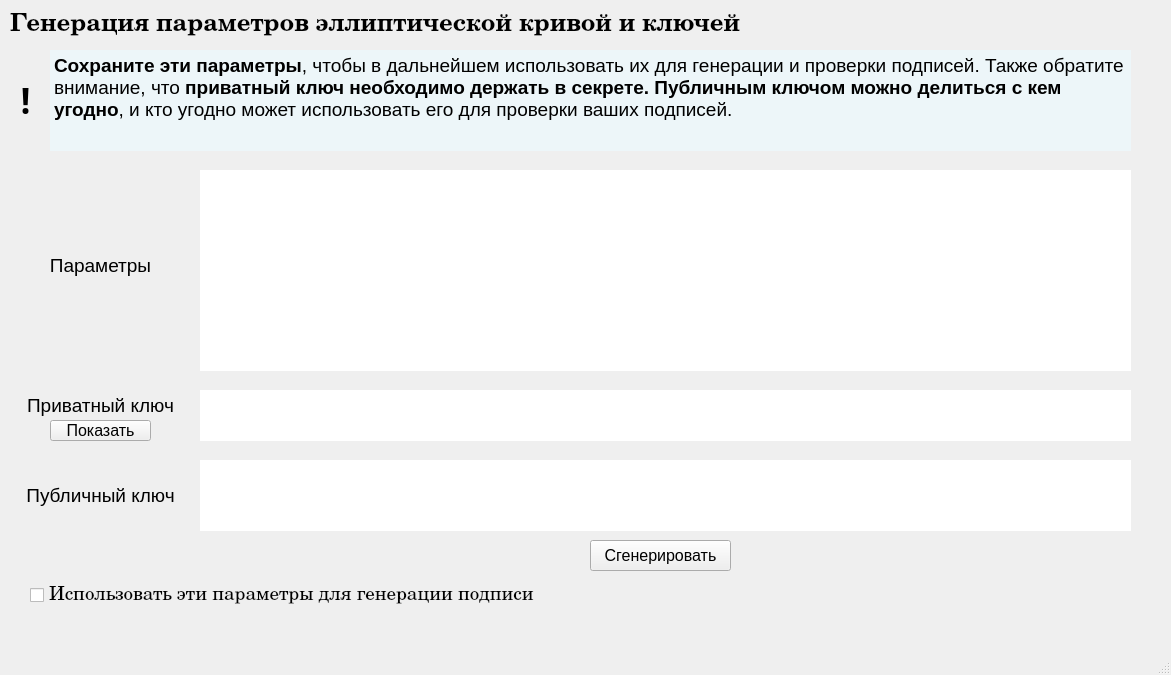
<?xml version="1.0" encoding="UTF-8"?>
<ui version="4.0">
 <class>MainWindow</class>
 <widget class="QMainWindow" name="MainWindow">
  <property name="geometry">
   <rect>
    <x>0</x>
    <y>0</y>
    <width>1171</width>
    <height>675</height>
   </rect>
  </property>
  <property name="windowTitle">
   <string>MainWindow</string>
  </property>
  <widget class="QWidget" name="centralwidget">
   <widget class="QLabel" name="label">
    <property name="geometry">
     <rect>
      <x>10</x>
      <y>10</y>
      <width>931</width>
      <height>31</height>
     </rect>
    </property>
    <property name="font">
     <font>
      <family>Century</family>
      <pointsize>18</pointsize>
      <weight>75</weight>
      <bold>true</bold>
     </font>
    </property>
    <property name="frameShape">
     <enum>QFrame::NoFrame</enum>
    </property>
    <property name="text">
     <string>Генерация параметров эллиптической кривой и ключей</string>
    </property>
    <property name="textFormat">
     <enum>Qt::AutoText</enum>
    </property>
    <property name="alignment">
     <set>Qt::AlignLeading|Qt::AlignLeft|Qt::AlignVCenter</set>
    </property>
    <property name="openExternalLinks">
     <bool>false</bool>
    </property>
   </widget>
   <widget class="QTextEdit" name="Parameters">
    <property name="geometry">
     <rect>
      <x>200</x>
      <y>170</y>
      <width>931</width>
      <height>201</height>
     </rect>
    </property>
    <property name="font">
     <font>
      <pointsize>11</pointsize>
     </font>
    </property>
    <property name="frameShape">
     <enum>QFrame::NoFrame</enum>
    </property>
    <property name="readOnly">
     <bool>true</bool>
    </property>
    <property name="html">
     <string>&lt;!DOCTYPE HTML PUBLIC &quot;-//W3C//DTD HTML 4.0//EN&quot; &quot;http://www.w3.org/TR/REC-html40/strict.dtd&quot;&gt;
&lt;html&gt;&lt;head&gt;&lt;meta name=&quot;qrichtext&quot; content=&quot;1&quot; /&gt;&lt;style type=&quot;text/css&quot;&gt;
p, li { white-space: pre-wrap; }
&lt;/style&gt;&lt;/head&gt;&lt;body style=&quot; font-family:'MS Shell Dlg 2'; font-size:11pt; font-weight:400; font-style:normal;&quot;&gt;
&lt;p style=&quot;-qt-paragraph-type:empty; margin-top:0px; margin-bottom:0px; margin-left:0px; margin-right:0px; -qt-block-indent:0; text-indent:0px; font-family:'Century'; font-size:10pt;&quot;&gt;&lt;br /&gt;&lt;/p&gt;&lt;/body&gt;&lt;/html&gt;</string>
    </property>
   </widget>
   <widget class="QLabel" name="label_5">
    <property name="geometry">
     <rect>
      <x>0</x>
      <y>250</y>
      <width>201</width>
      <height>31</height>
     </rect>
    </property>
    <property name="font">
     <font>
      <pointsize>14</pointsize>
     </font>
    </property>
    <property name="text">
     <string>Параметры</string>
    </property>
    <property name="alignment">
     <set>Qt::AlignCenter</set>
    </property>
   </widget>
   <widget class="QPushButton" name="GenParams">
    <property name="geometry">
     <rect>
      <x>590</x>
      <y>540</y>
      <width>141</width>
      <height>31</height>
     </rect>
    </property>
    <property name="font">
     <font>
      <pointsize>12</pointsize>
      <italic>false</italic>
      <underline>false</underline>
      <strikeout>false</strikeout>
     </font>
    </property>
    <property name="text">
     <string>Сгенерировать</string>
    </property>
   </widget>
   <widget class="QLabel" name="label_2">
    <property name="geometry">
     <rect>
      <x>0</x>
      <y>50</y>
      <width>51</width>
      <height>101</height>
     </rect>
    </property>
    <property name="font">
     <font>
      <family>Arial Black</family>
      <pointsize>26</pointsize>
      <weight>75</weight>
      <bold>true</bold>
     </font>
    </property>
    <property name="text">
     <string>!</string>
    </property>
    <property name="alignment">
     <set>Qt::AlignCenter</set>
    </property>
   </widget>
   <widget class="QTextEdit" name="textEdit">
    <property name="geometry">
     <rect>
      <x>50</x>
      <y>50</y>
      <width>1081</width>
      <height>101</height>
     </rect>
    </property>
    <property name="font">
     <font>
      <pointsize>8</pointsize>
     </font>
    </property>
    <property name="layoutDirection">
     <enum>Qt::LeftToRight</enum>
    </property>
    <property name="styleSheet">
     <string notr="true">background-color: rgb(202, 240, 248);
background-color: rgb(237, 246, 249);</string>
    </property>
    <property name="frameShape">
     <enum>QFrame::NoFrame</enum>
    </property>
    <property name="verticalScrollBarPolicy">
     <enum>Qt::ScrollBarAlwaysOff</enum>
    </property>
    <property name="autoFormatting">
     <set>QTextEdit::AutoNone</set>
    </property>
    <property name="documentTitle">
     <string/>
    </property>
    <property name="readOnly">
     <bool>true</bool>
    </property>
    <property name="html">
     <string>&lt;!DOCTYPE HTML PUBLIC &quot;-//W3C//DTD HTML 4.0//EN&quot; &quot;http://www.w3.org/TR/REC-html40/strict.dtd&quot;&gt;
&lt;html&gt;&lt;head&gt;&lt;meta name=&quot;qrichtext&quot; content=&quot;1&quot; /&gt;&lt;style type=&quot;text/css&quot;&gt;
p, li { white-space: pre-wrap; }
&lt;/style&gt;&lt;/head&gt;&lt;body style=&quot; font-family:'MS Shell Dlg 2'; font-size:8pt; font-weight:400; font-style:normal;&quot;&gt;
&lt;p style=&quot; margin-top:0px; margin-bottom:0px; margin-left:0px; margin-right:0px; -qt-block-indent:0; text-indent:0px;&quot;&gt;&lt;span style=&quot; font-family:'Inter'; font-size:14pt; font-weight:600; color:#000000;&quot;&gt;Сохраните эти параметры&lt;/span&gt;&lt;span style=&quot; font-family:'Inter'; font-size:14pt; color:#000000;&quot;&gt;, чтобы в дальнейшем использовать их для генерации и проверки подписей. Также обратите внимание, что &lt;/span&gt;&lt;span style=&quot; font-family:'Inter'; font-size:14pt; font-weight:600; color:#000000;&quot;&gt;приватный ключ необходимо держать в секрете. Публичным ключом можно делиться с кем угодно&lt;/span&gt;&lt;span style=&quot; font-family:'Inter'; font-size:14pt; color:#000000;&quot;&gt;, и кто угодно может использовать его для проверки ваших подписей.&lt;/span&gt;&lt;/p&gt;&lt;/body&gt;&lt;/html&gt;</string>
    </property>
    <property name="overwriteMode">
     <bool>false</bool>
    </property>
   </widget>
   <widget class="QLineEdit" name="PrivateKeyLine">
    <property name="geometry">
     <rect>
      <x>200</x>
      <y>390</y>
      <width>931</width>
      <height>51</height>
     </rect>
    </property>
    <property name="font">
     <font>
      <pointsize>11</pointsize>
     </font>
    </property>
    <property name="cursor">
     <cursorShape>ArrowCursor</cursorShape>
    </property>
    <property name="accessibleDescription">
     <string/>
    </property>
    <property name="inputMask">
     <string/>
    </property>
    <property name="text">
     <string/>
    </property>
    <property name="frame">
     <bool>false</bool>
    </property>
    <property name="echoMode">
     <enum>QLineEdit::PasswordEchoOnEdit</enum>
    </property>
    <property name="readOnly">
     <bool>true</bool>
    </property>
   </widget>
   <widget class="QLabel" name="label_3">
    <property name="geometry">
     <rect>
      <x>0</x>
      <y>390</y>
      <width>201</width>
      <height>31</height>
     </rect>
    </property>
    <property name="font">
     <font>
      <pointsize>14</pointsize>
     </font>
    </property>
    <property name="text">
     <string>Приватный ключ</string>
    </property>
    <property name="alignment">
     <set>Qt::AlignCenter</set>
    </property>
   </widget>
   <widget class="QPushButton" name="ShowPrivateKey">
    <property name="geometry">
     <rect>
      <x>50</x>
      <y>420</y>
      <width>101</width>
      <height>21</height>
     </rect>
    </property>
    <property name="font">
     <font>
      <pointsize>12</pointsize>
     </font>
    </property>
    <property name="text">
     <string>Показать</string>
    </property>
   </widget>
   <widget class="QTextEdit" name="PublicKeyLine">
    <property name="geometry">
     <rect>
      <x>200</x>
      <y>460</y>
      <width>931</width>
      <height>71</height>
     </rect>
    </property>
    <property name="font">
     <font>
      <pointsize>11</pointsize>
     </font>
    </property>
    <property name="frameShape">
     <enum>QFrame::NoFrame</enum>
    </property>
    <property name="readOnly">
     <bool>true</bool>
    </property>
   </widget>
   <widget class="QLabel" name="label_4">
    <property name="geometry">
     <rect>
      <x>0</x>
      <y>480</y>
      <width>201</width>
      <height>31</height>
     </rect>
    </property>
    <property name="font">
     <font>
      <pointsize>14</pointsize>
     </font>
    </property>
    <property name="text">
     <string>Публичный ключ</string>
    </property>
    <property name="alignment">
     <set>Qt::AlignCenter</set>
    </property>
   </widget>
   <widget class="QCheckBox" name="UseGenParams">
    <property name="geometry">
     <rect>
      <x>30</x>
      <y>570</y>
      <width>851</width>
      <height>51</height>
     </rect>
    </property>
    <property name="font">
     <font>
      <family>Century</family>
      <pointsize>14</pointsize>
     </font>
    </property>
    <property name="text">
     <string>Использовать эти параметры для генерации подписи</string>
    </property>
   </widget>
  </widget>
  <widget class="QMenuBar" name="menubar">
   <property name="geometry">
    <rect>
     <x>0</x>
     <y>0</y>
     <width>1171</width>
     <height>18</height>
    </rect>
   </property>
  </widget>
  <widget class="QStatusBar" name="statusbar"/>
 </widget>
 <resources/>
 <connections/>
</ui>
